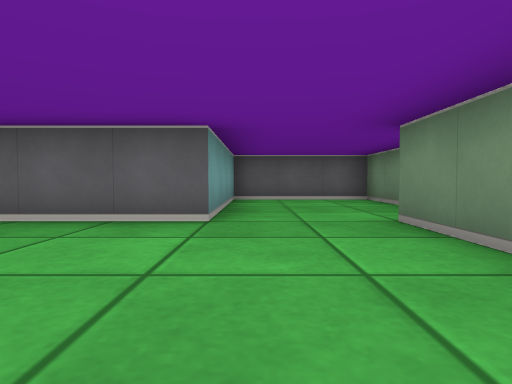
View 1 (above)

20 first-person views from a walk through a cub3D ray-caster map. The camera is about half as high as the walls, tilts 2° down and sees 75° across. The floor is counted in squares. Each view is taken from the middle of a square. On the plan, view 1 faces up. The plan holds only what a view shows up to about 9 squares ahead; the rest is blank. The place goes on beyond the plan.

View 2
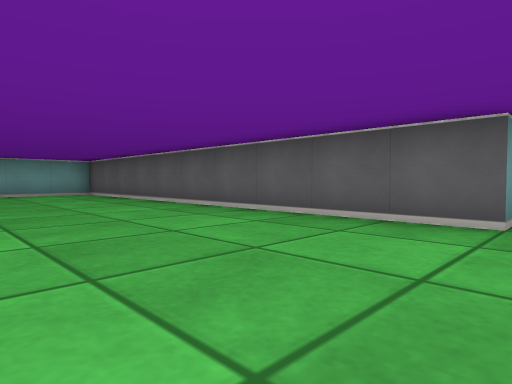

View 3
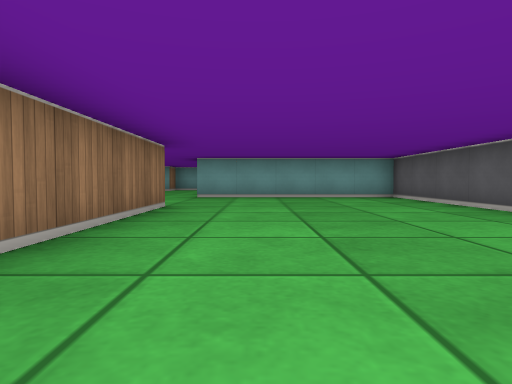

View 4
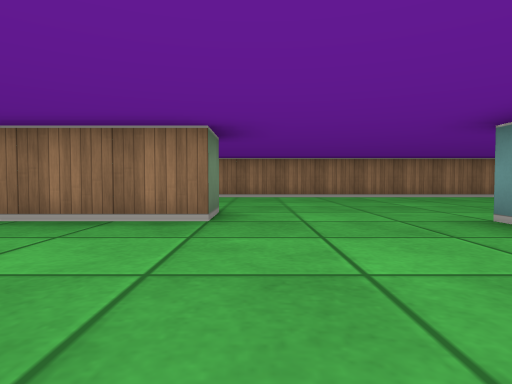

View 5
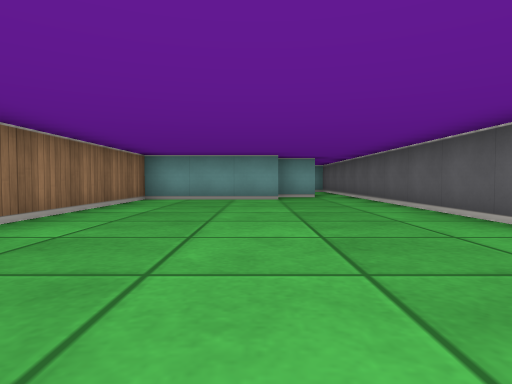

View 6
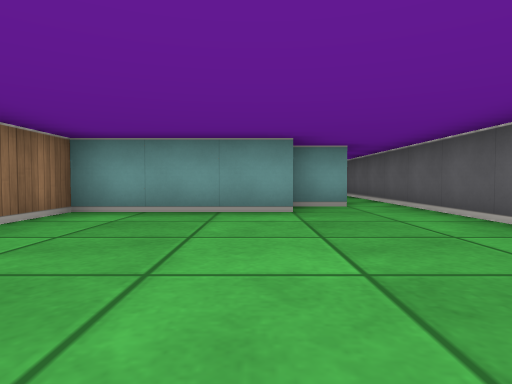

View 7
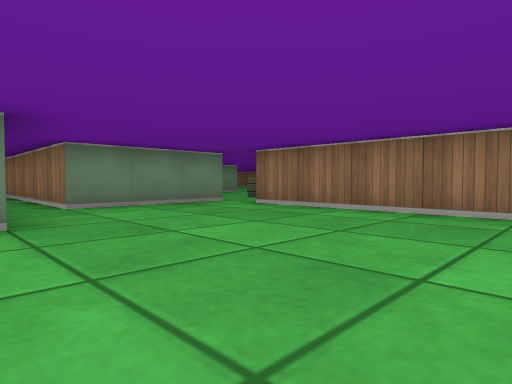

View 8
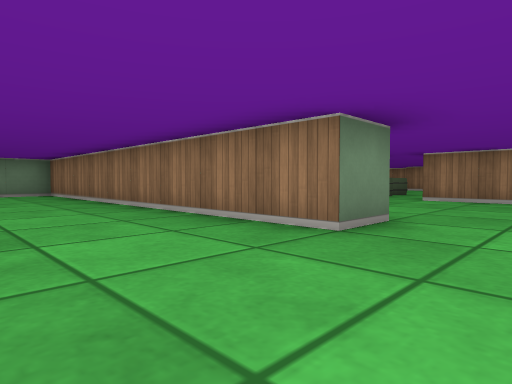

View 9
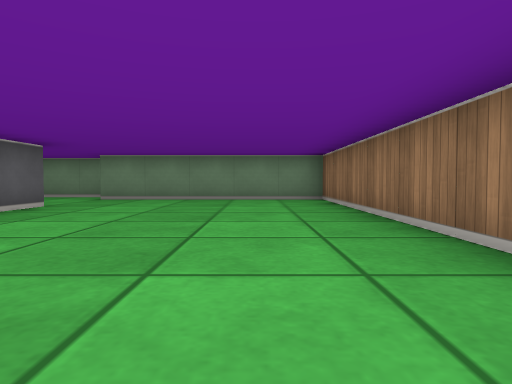

View 10
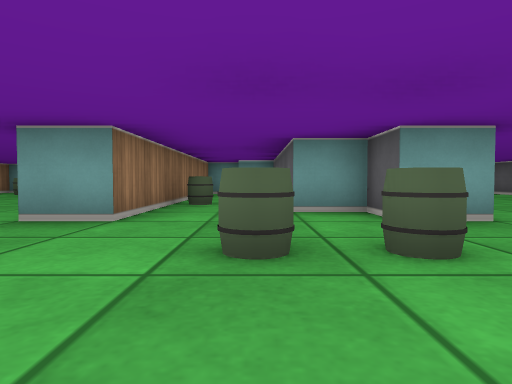

View 11
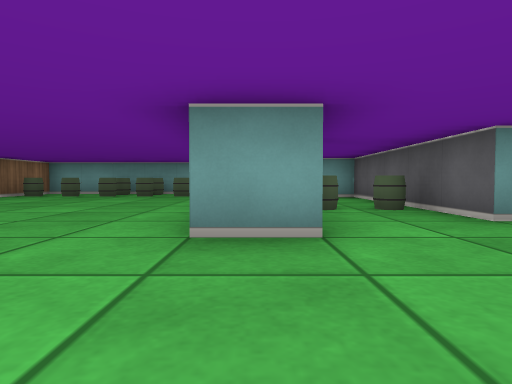

View 12
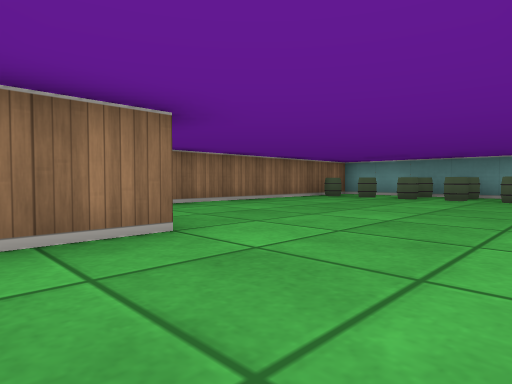

View 13
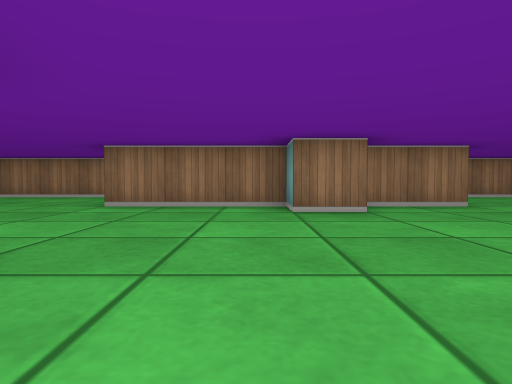

View 14
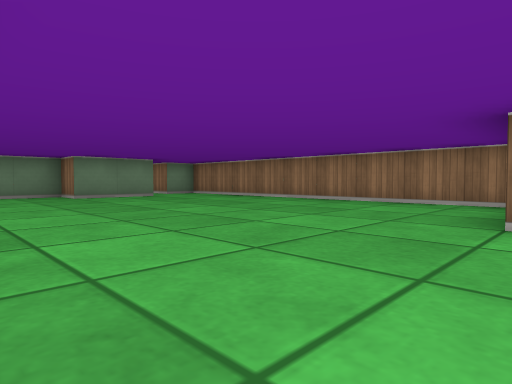

View 15
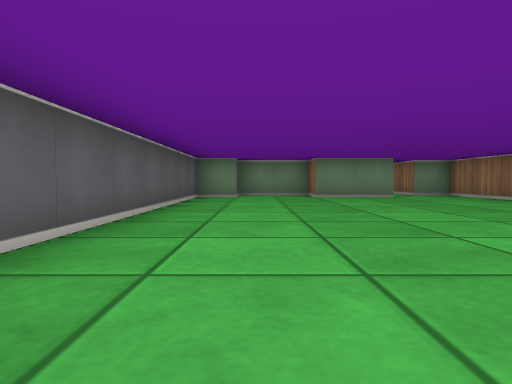

View 16
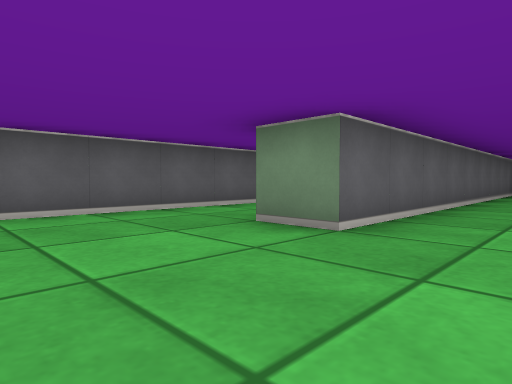

View 17
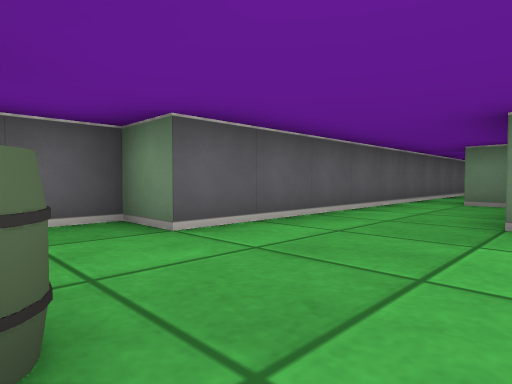

View 18
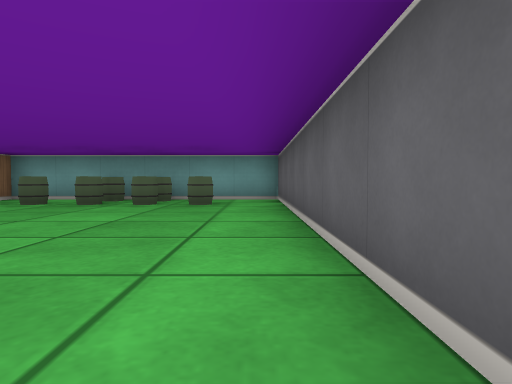

View 19
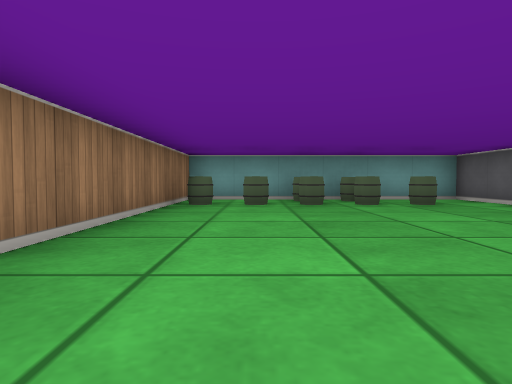

View 20
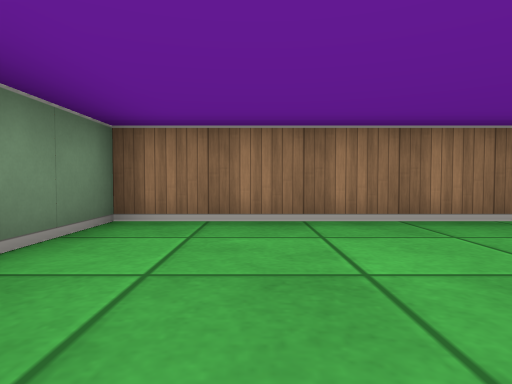

### Floor plan
Points are (right, up) in squares from view 1. A wall is a line through its corners. A room is listed if a view was taken in it or the views show most of it. See-through windows are left out.
Room 1 (views 1, 2, 3, 4, 5, 6, 7, 8, 9)
walls: (-7.5, -2.6) (-7.5, -1.5) (1.5, -1.5) (1.5, 3.5); (-11.2, -1.5) (-20, -1.5); (-5.5, -6.5) (-5.5, -3.5) (-0.5, -3.5); (-15.5, -3.4) (-15.5, -6.5) (-6.5, -6.5) (-6.5, -7.5); (-16.5, -2.4) (-16.5, -3.5); (2.5, 3.9) (2.5, 7.5) (-0.5, 7.5) (-0.5, 3.5) (-10.5, 3.5) (-10.5, -1.5)
ways out: opening at (-6, -7) to room 2
Room 2 (views 10, 11, 12, 13, 14, 15, 16, 17, 18, 19, 20)
walls: (-4.6, -13.5) (-3.5, -13.5) (-3.5, -14.5) (-0.5, -14.5); (-6.6, -14.5) (-4.8, -14.5); (-0.1, -17.5) (8, -17.5); (1.5, -9.1) (1.5, -8.5); (-7.6, -11.5) (-14.5, -11.5) (-14.5, -17.5) (-6.5, -17.5) (-6.5, -15.9); (-6.5, -7.5) (-7.5, -7.5) (-7.5, -8.5) (-11.9, -8.5); (5.2, -7.5) (-3.5, -7.5) (-3.5, -6.5) (-4.4, -6.5); (7.5, -11.6) (7.5, -10.5) (-1.5, -10.5) (-1.5, -9.5); (7.5, -15.6) (7.5, -13.5) (8.5, -13.5) (8.5, -12.2); (-12, -10.5) (-6.5, -10.5) (-6.5, -11.5)
ways out: opening at (-6, -7) to room 1
objects: barrel (-14, -15); barrel (-14, -14); barrel (-13, -17); barrel (-13, -16); barrel (-13, -15); barrel (-13, -14); barrel (-13, -13); barrel (-9, -10); barrel (-9, -9); barrel (-5, -9); barrel (-5, -8)

Where each view was taken, in squares from view 1:
view 1: 0 up, 0 right, facing up
view 2: 0 up, 0 right, facing up-left
view 3: 0 up, 2 left, facing left
view 4: 2 up, 8 left, facing down
view 5: 4 down, 8 left, facing left
view 6: 4 down, 11 left, facing left
view 7: 2 down, 11 left, facing down-right
view 8: 1 up, 9 left, facing down-right
view 9: 0 up, 6 left, facing right
view 10: 9 down, 3 left, facing left
view 11: 11 down, 4 left, facing left
view 12: 12 down, 5 left, facing down-left
view 13: 9 down, 3 left, facing down
view 14: 11 down, 1 left, facing down-right
view 15: 12 down, 1 left, facing right
view 16: 12 down, 4 left, facing up-right
view 17: 10 down, 5 left, facing up-right
view 18: 12 down, 7 left, facing left
view 19: 16 down, 7 left, facing left
view 20: 14 down, 8 left, facing down
